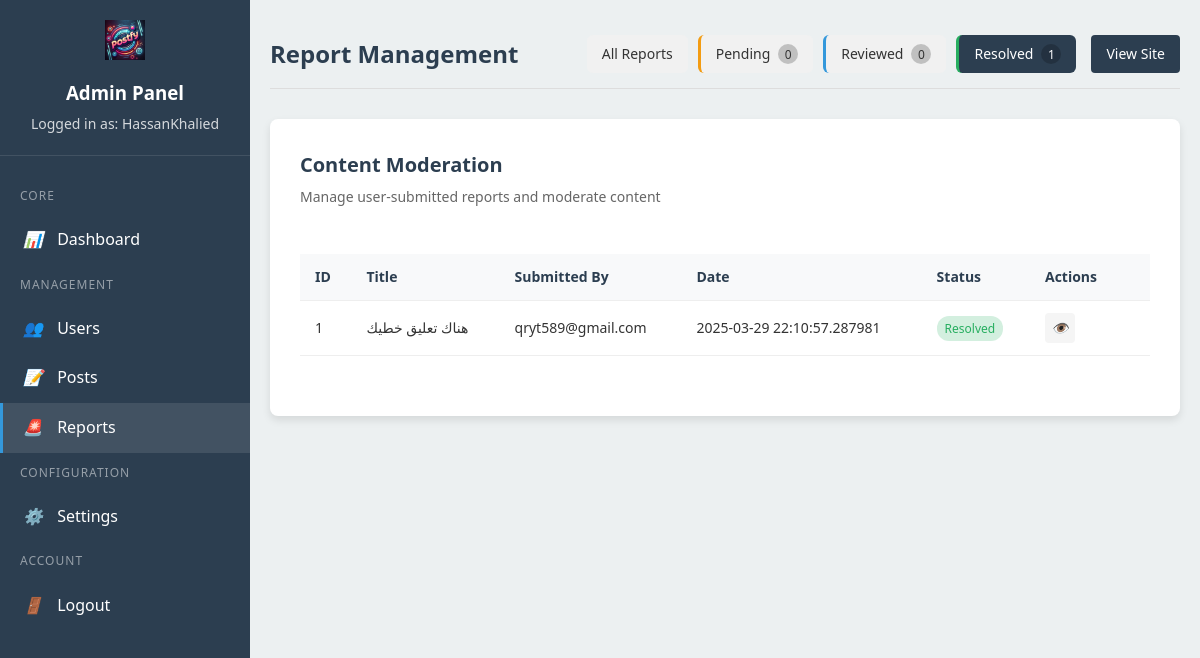
The page /admin/reports?status=resolved (signed in) on the database its author committed.
### app.py (models this page shows, shortened)
class Report(db.Model):
    id = db.Column(db.Integer, primary_key=True)
    title = db.Column(db.String(255), nullable=False)
    content = db.Column(db.Text, nullable=False)
    email = db.Column(db.String(120), nullable=True)
    user_id = db.Column(db.Integer, db.ForeignKey(
        'user.id'), nullable=True)  # Optional link to user
    status = db.Column(db.String(20), default='pending')
    date_created = db.Column(db.DateTime, default=datetime.utcnow)
    user = db.relationship('User', backref='reports', lazy=True)

### admin.py (the view, shortened to what this page needs)
@admin_bp.route('/reports')
@admin_login_required
def reports():
    status_filter = request.args.get('status', '')
    if status_filter:
        reports_data = db.session.execute(
            db.text("""
                SELECT r.id, r.title, r.content, r.email, r.user_id, r.status, r.date_created,
                       u.first_name, u.last_name
                FROM report r
                LEFT JOIN user u ON r.user_id = u.id
                WHERE r.status = :status
                ORDER BY r.date_created DESC
            """),
            {"status": status_filter}
        ).fetchall()
    pending_count = db.session.execute(
        db.text("SELECT COUNT(*) FROM report WHERE status = 'pending'")
    ).scalar() or 0
    reviewed_count = db.session.execute(
        db.text("SELECT COUNT(*) FROM report WHERE status = 'reviewed'")
    ).scalar() or 0
    resolved_count = db.session.execute(
        db.text("SELECT COUNT(*) FROM report WHERE status = 'resolved'")
    ).scalar() or 0
    return render_template('admin/reports.html',
                           reports=reports_data,
                           status_filter=status_filter,
                           pending_count=pending_count,
                           reviewed_count=reviewed_count,
                           resolved_count=resolved_count)

### admin.py (called while the page is built)
def admin_login_required(f):
    @wraps(f)
    def decorated_function(*args, **kwargs):
        if 'admin_id' not in session:
            flash('Please log in to access the admin area', 'warning')
            return redirect(url_for('admin.login'))
        if 'admin_last_activity' in session:
            last_activity = datetime.fromisoformat(
                session['admin_last_activity'])
            if datetime.utcnow() - last_activity > timedelta(minutes=30):  # 30-minute timeout
                session.pop('admin_id', None)
                session.pop('admin_last_activity', None)
                flash('Your session has expired. Please log in again.', 'warning')
                return redirect(url_for('admin.login'))
        session['admin_last_activity'] = datetime.utcnow().isoformat()
        return f(*args, **kwargs)
    return decorated_function

### app.py (called while the page is built)
@app.context_processor
def inject_version():
    return dict(APP_VERSION=APP_VERSION)

### Templates/admin/reports.html (shortened to what this page needs)
{% extends "admin/base.html" %}
{% block page_title %}Report Management{% endblock %}
{% block topbar_actions %}
<div class="filter-buttons">
    <a href="{{ url_for('admin.reports') }}" class="filter-btn {% if not status_filter %}active{% endif %}">
        All Reports
    </a>
    <a href="{{ url_for('admin.reports', status='pending') }}"
        class="filter-btn pending {% if status_filter == 'pending' %}active{% endif %}">
        Pending <span class="count-badge">{{ pending_count }}</span>
    </a>
    <a href="{{ url_for('admin.reports', status='reviewed') }}"
        class="filter-btn reviewed {% if status_filter == 'reviewed' %}active{% endif %}">
        Reviewed <span class="count-badge">{{ reviewed_count }}</span>
    </a>
    <a href="{{ url_for('admin.reports', status='resolved') }}"
        class="filter-btn resolved {% if status_filter == 'resolved' %}active{% endif %}">
        Resolved <span class="count-badge">{{ resolved_count }}</span>
    </a>
</div>
{% endblock %}
{% block admin_content %}
<div class="reports-container">
    <div class="admin-header">
        <h2>Content Moderation</h2>
        <p>Manage user-submitted reports and moderate content</p>
    </div>
    {% if reports %}
    <div class="table-container">
        <table class="admin-table">
            <thead>
                <tr>
                    <th>ID</th>
                    <th>Title</th>
                    <th>Submitted By</th>
                    <th>Date</th>
                    <th>Status</th>
                    <th>Actions</th>
                </tr>
            </thead>
            <tbody>
                {% for report in reports %}
                <tr>
                    <td>{{ report.id }}</td>
                    <td>{{ report.title }}</td>
                    <td>
                        {% if report.user_id %}
                        <a href="{{ url_for('admin.user_view', user_id=report.user_id) }}">
                            {{ report.first_name }} {{ report.last_name }}
                        </a>
                        {% else %}
                        {{ report.email }}
                        {% endif %}
                    </td>
                    <td>{{ report.date_created }}</td>
                    <td>
                        <span class="status-badge status-{{ report.status }}">
                            {{ report.status|capitalize }}
                        </span>
                    </td>
                    <td class="actions-cell">
                        <div class="action-buttons">
                            <a href="{{ url_for('admin.report_view', report_id=report.id) }}"
                                class="action-btn view-btn" title="View Report">
                                <i>👁️</i>
                            </a>
                        </div>
                    </td>
                </tr>
                {% endfor %}
            </tbody>
        </table>
    </div>
    {% endif %}
</div>
{% endblock %}

### static/css/admin.css (style rules this page uses)
:root { --admin-primary: #2c3e50; --admin-secondary: #3498db; --admin-accent: #e74c3c; --admin-success: #27ae60; --admin-warning: #f39c12; --admin-bg: #ecf0f1; --admin-panel-bg: #ffffff; --admin-text: #2c3e50; --admin-input-bg: #ffffff; --admin-shadow: rgba(0, 0, 0, 0.1); }
* { margin: 0; padding: 0; box-sizing: border-box; }
body { font-family: 'Segoe UI', Tahoma, Geneva, Verdana, sans-serif; background-color: var(--admin-bg); color: var(--admin-text); line-height: 1.6; }
.admin-table { width: 100%; border-collapse: collapse; margin-top: 20px; }
.admin-table th, .admin-table td { padding: 12px 15px; text-align: left; border-bottom: 1px solid #eee; }
.admin-table th { background-color: #f8f9fa; color: var(--admin-primary); font-weight: 600; }
.admin-table .status-badge { display: inline-block; padding: 3px 8px; border-radius: 12px; font-size: 12px; font-weight: 500; }
.admin-header { margin-bottom: 25px; }
.admin-header h2 { color: var(--admin-primary); margin-bottom: 5px; }
.admin-header p { color: #666; }
.table-container { overflow-x: auto; margin-bottom: 30px; }
.action-buttons { display: flex; gap: 8px; }
.action-btn { display: inline-flex; align-items: center; justify-content: center; width: 32px; height: 32px; border-radius: 4px; color: white; text-decoration: none; transition: all 0.2s ease; border: none; cursor: pointer; background: #f0f0f0; }
.view-btn { background-color: var(--admin-secondary); }
.admin-header h2 { color: var(--admin-primary); margin-bottom: 5px; font-size: 20px; }
.admin-header p { color: #666; font-size: 14px; }
.table-container { margin-top: 20px; overflow-x: auto; }
.admin-table { width: 100%; border-collapse: collapse; }
.admin-table th { background-color: #f8f9fa; color: var(--admin-primary); font-weight: 600; font-size: 14px; }
.admin-table td { font-size: 14px; color: #333; }
.actions-cell { width: 120px; }
.action-btn { width: 30px; height: 30px; display: flex; align-items: center; justify-content: center; border-radius: 4px; background-color: #f5f5f5; border: none; cursor: pointer; transition: all 0.2s ease; color: #555; text-decoration: none; }

### Templates/admin/reports.html (style rules this page uses)
.filter-buttons { display: flex; gap: 10px; }
.filter-btn { padding: 8px 15px; border-radius: 6px; background-color: #f1f1f1; color: #333; text-decoration: none; font-size: 14px; transition: all 0.2s ease; display: flex; align-items: center; }
.filter-btn.active { background-color: var(--admin-primary); color: white; }
.filter-btn.pending { border-left: 3px solid #f39c12; }
.filter-btn.reviewed { border-left: 3px solid #3498db; }
.filter-btn.resolved { border-left: 3px solid #27ae60; }
.count-badge { display: inline-flex; align-items: center; justify-content: center; min-width: 20px; height: 20px; padding: 0 5px; border-radius: 10px; background-color: rgba(0, 0, 0, 0.2); color: inherit; font-size: 12px; margin-left: 8px; }
.status-badge { display: inline-block; padding: 4px 8px; border-radius: 4px; font-size: 12px; font-weight: 500; }
.status-resolved { background-color: rgba(39, 174, 96, 0.2); color: #27ae60; }
.table-container { overflow-x: auto; margin-top: 25px; }

### rows shown on the page
Report: id "1", title "هناك تعليق خطيك", email "qryt589@gmail.com", date_created "2025-03-29 22:10:57.287981", status "Resolved"

### other values the page prints
{{ session.get('admin_username', 'Unknown') }} "HassanKhalied"
{{ pending_count }} "0"
{{ reviewed_count }} "0"
{{ resolved_count }} "1"
